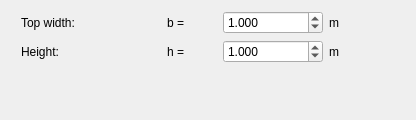
     <widget class="QWidget" name="pageRectangle">
      <layout class="QGridLayout" name="gridLayout_21">
       <item row="0" column="0">
        <widget class="QLabel" name="label_80">
         <property name="minimumSize">
          <size>
           <width>150</width>
           <height>0</height>
          </size>
         </property>
         <property name="maximumSize">
          <size>
           <width>150</width>
           <height>16777215</height>
          </size>
         </property>
         <property name="text">
          <string>Top width:</string>
         </property>
         <property name="indent">
          <number>10</number>
         </property>
        </widget>
       </item>
       <item row="0" column="1">
        <widget class="QLabel" name="label_143">
         <property name="minimumSize">
          <size>
           <width>50</width>
           <height>0</height>
          </size>
         </property>
         <property name="maximumSize">
          <size>
           <width>50</width>
           <height>16777215</height>
          </size>
         </property>
         <property name="text">
          <string>b =</string>
         </property>
        </widget>
       </item>
       <item row="0" column="2">
        <widget class="QDoubleSpinBox" name="doubleSpinBoxRectWidth">
         <property name="minimumSize">
          <size>
           <width>100</width>
           <height>0</height>
          </size>
         </property>
         <property name="maximumSize">
          <size>
           <width>100</width>
           <height>16777215</height>
          </size>
         </property>
         <property name="decimals">
          <number>3</number>
         </property>
         <property name="maximum">
          <double>99999999.000000000000000</double>
         </property>
         <property name="singleStep">
          <double>0.500000000000000</double>
         </property>
         <property name="value">
          <double>1.000000000000000</double>
         </property>
        </widget>
       </item>
       <item row="0" column="3">
        <widget class="QLabel" name="label_147">
         <property name="minimumSize">
          <size>
           <width>30</width>
           <height>0</height>
          </size>
         </property>
         <property name="maximumSize">
          <size>
           <width>30</width>
           <height>16777215</height>
          </size>
         </property>
         <property name="text">
          <string>m</string>
         </property>
        </widget>
       </item>
       <item row="1" column="0">
        <widget class="QLabel" name="label_81">
         <property name="minimumSize">
          <size>
           <width>150</width>
           <height>0</height>
          </size>
         </property>
         <property name="maximumSize">
          <size>
           <width>150</width>
           <height>16777215</height>
          </size>
         </property>
         <property name="text">
          <string>Height:</string>
         </property>
         <property name="indent">
          <number>10</number>
         </property>
        </widget>
       </item>
       <item row="1" column="1">
        <widget class="QLabel" name="label_151">
         <property name="minimumSize">
          <size>
           <width>50</width>
           <height>0</height>
          </size>
         </property>
         <property name="maximumSize">
          <size>
           <width>50</width>
           <height>16777215</height>
          </size>
         </property>
         <property name="text">
          <string>h =</string>
         </property>
        </widget>
       </item>
       <item row="1" column="2">
        <widget class="QDoubleSpinBox" name="doubleSpinBoxRectHeight">
         <property name="minimumSize">
          <size>
           <width>100</width>
           <height>0</height>
          </size>
         </property>
         <property name="maximumSize">
          <size>
           <width>100</width>
           <height>16777215</height>
          </size>
         </property>
         <property name="decimals">
          <number>3</number>
         </property>
         <property name="maximum">
          <double>99999999.000000000000000</double>
         </property>
         <property name="singleStep">
          <double>0.100000000000000</double>
         </property>
         <property name="value">
          <double>1.000000000000000</double>
         </property>
        </widget>
       </item>
       <item row="1" column="3">
        <widget class="QLabel" name="label_152">
         <property name="minimumSize">
          <size>
           <width>30</width>
           <height>0</height>
          </size>
         </property>
         <property name="maximumSize">
          <size>
           <width>30</width>
           <height>16777215</height>
          </size>
         </property>
         <property name="text">
          <string>m</string>
         </property>
        </widget>
       </item>
       <item row="3" column="0" colspan="5">
        <spacer name="verticalSpacer_32">
         <property name="orientation">
          <enum>Qt::Vertical</enum>
         </property>
         <property name="sizeHint" stdset="0">
          <size>
           <width>20</width>
           <height>40</height>
          </size>
         </property>
        </spacer>
       </item>
       <item row="0" column="4" rowspan="3">
        <spacer name="horizontalSpacer_9">
         <property name="orientation">
          <enum>Qt::Horizontal</enum>
         </property>
         <property name="sizeHint" stdset="0">
          <size>
           <width>40</width>
           <height>20</height>
          </size>
         </property>
        </spacer>
       </item>
      </layout>
     </widget>
